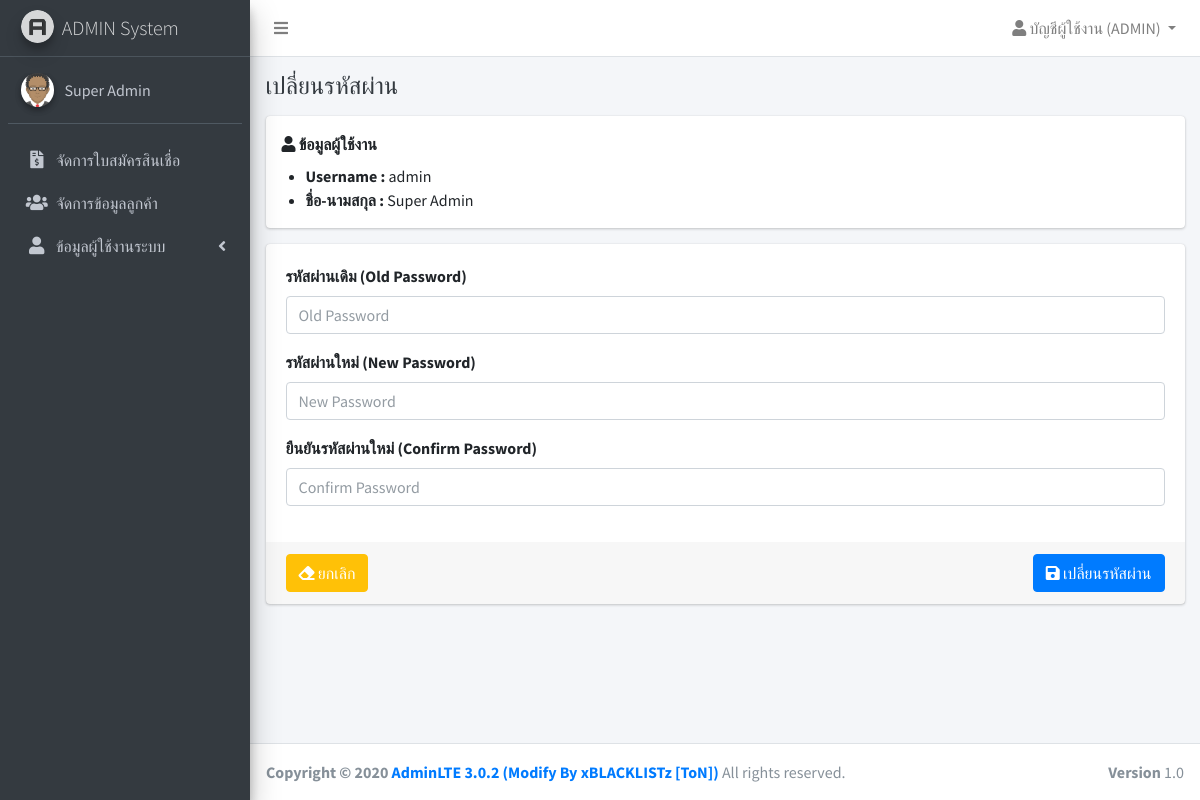
/admin/profile/password.php (signed in), run on the app's committed database.
### tables this page shows
CREATE TABLE `users` (
  `id` int(11) NOT NULL,
  `username` varchar(32) NOT NULL,
  `password` varchar(64) NOT NULL,
  `name` varchar(255) NOT NULL,
  `is_owner` int(1) NOT NULL,
  `role` varchar(10) NOT NULL,
  `created_at` timestamp NOT NULL DEFAULT current_timestamp(),
  `updated_at` timestamp NULL DEFAULT NULL ON UPDATE current_timestamp()
);

### app/SQLiManager.php (called while the page is built, shortened)
<?php
if(class_exists('SQLiManager') === false)
{
	class SQLiManager{
		var $table;
		var $field;
		var $condition;
		public function SQLiManager()
		{
			$this->connect = mysqli_connect(DB_HOST,DB_USER,DB_PASS,DB_NAME);
			$cs1 = "SET character_set_results=utf8";
			mysqli_query($this->connect,$cs1) or die('Error query: ' . mysqli_error($this->connect));
			$cs2 = "SET character_set_client = utf8";
			mysqli_query($this->connect,$cs2) or die('Error query: ' . mysqli_error($this->connect));
			$cs3 = "SET character_set_connection = utf8";
			mysqli_query($this->connect,$cs3) or die('Error query: ' . mysqli_error($this->connect));
			$this->field="*";
		}
		public function select()
		{
			$this->sql="SELECT $this->field FROM $this->table $this->condition";
			$result=mysqli_query($this->connect,$this->sql) or trigger_error(mysqli_error($this->connect),E_USER_ERROR);
			return $result;
		}
	}
}
?>

### app/check_auth.php (called while the page is built, shortened)
<?php
$sql = new SQLiManager();
if( !empty($_SESSION["admin"]) ){
	$sql->table = "users";
	$sql->field = "name, username";
	$sql->condition = "WHERE id={$_SESSION["admin"]}";
	$rsAuth = $sql->select();
}
if( !empty($rsAuth) ){
	if( mysqli_num_rows($rsAuth) <= 0 ){
		session_destroy();
		ob_clean();
		header("location:".URL);
	}
	else{
		$auth = mysqli_fetch_assoc($rsAuth);
	}
}

### admin/layouts/menu_init.php (called while the page is built)
<?php
$menu[] = ["label"=>"จัดการใบสมัครสินเชื่อ", "key"=>"borrows", "url"=>URL."admin/borrows", 'icon'=>'fas fa-file-invoice-dollar'];
$menu[] = ["label"=>"จัดการข้อมูลลูกค้า", "key"=>"customers", "url"=>URL."admin/customers", 'icon'=>'fa fa-users'];
$sub_admin[] = ["label"=>"ผู้ใช้งานระบบ (หลังบ้าน)", "key"=>"admins", "url"=>URL."admin/users", 'icon'=>''];
$sub_admin[] = ["label"=>"Sale Agents", "key"=>"users", "url"=>URL."admin/sales", 'icon'=>''];
$menu[] = ["label"=>"ข้อมูลผู้ใช้งานระบบ", "key"=>"admins", 'icon'=>'fa fa-user', "sub"=>$sub_admin];

### admin/profile/password.php (the view, shortened to what this page needs)
<?php
$_title = "เปลี่ยนรหัสผ่าน";
include("../layouts/header.php");
include($_pathURL."admin/layouts/navbar.php");
include($_pathURL."admin/layouts/menu.php");
$sql->table = "users";
$sql->condition = "WHERE id='{$_SESSION["admin"]}' LIMIT 1";
$query = $sql->select();
$result = mysqli_fetch_assoc($query);
?>
<div class="content-wrapper">
	<div class="content-header">
		<div class="container-fluid">
			<div class="row">
				<div class="col-sm-12">
					<div class="clearfix">
						<h4 class="m-0 text-dark float-left"><?= !empty($_title) ? $_title : "" ?></h4>
					</div>
				</div>
			</div>
		</div>
	</div>
	<section class="content">
		<div class="container-fluid">
			<div class="card">
				<label class="ml-3 mt-3"><i class="fa fa-user"></i> ข้อมูลผู้ใช้งาน</label>
				<ul>
					<li><span style="font-weight: bold;">Username :</span> <?=$result["username"]?></li>
					<li><span style="font-weight: bold;">ชื่อ-นามสกุล :</span> <?=$result["name"]?></li>
				</ul>
			</div>
			<div class="card">
				<form class="form-submit" action="<?=URL?>admin/profile/save.php?" method="POST">
					<div class="card-body">
						<div class="form-group">
							<label for="old_password">รหัสผ่านเดิม (Old Password)</label>
							<input type="password" class="form-control" id="old_password" name="old_password" placeholder="Old Password">
						</div>
						<div class="form-group">
							<label for="password">รหัสผ่านใหม่ (New Password)</label>
							<input type="password" class="form-control" id="password" name="password" placeholder="New Password">
						</div>
						<div class="form-group">
							<label for="password2">ยืนยันรหัสผ่านใหม่ (Confirm Password)</label>
							<input type="password" class="form-control" id="password2" name="password2" placeholder="Confirm Password">
						</div>
					</div>
					<div class="card-footer">
						<div class="clearfix">
							<button class="btn btn-warning float-left text-white" type="reset"><i class="fas fa-eraser"></i> ยกเลิก</button>
							<button type="submit" class="btn btn-primary btn-submit float-right">
								<i class="fa fa-save"></i> เปลี่ยนรหัสผ่าน
							</button>
						</div>
					</div>
				</form>
			</div>
		</div>
	</section>
</div>
<?php
include($_pathURL."admin/layouts/footer.php");
?>

### admin/layouts/navbar.php (shortened to what this page needs)
<nav class="main-header navbar navbar-expand navbar-white navbar-light">
	<ul class="navbar-nav">
		<li class="nav-item">
			<a class="nav-link" data-widget="pushmenu" href="#"><i class="fas fa-bars"></i></a>
		</li>
	</ul>
	<ul class="navbar-nav ml-auto">
		<li class="nav-item dropdown">
			<a class="nav-link dropdown-toggle" href="#" id="navbarDropdown" role="button" data-toggle="dropdown" aria-haspopup="true" aria-expanded="false">
				<i class="fa fa-user"></i> บัญชีผู้ใช้งาน (<?=strtoupper($auth["username"])?>)
			</a>
		</li>
	</ul>
</nav>

### admin/layouts/menu.php (shortened to what this page needs)
<aside class="main-sidebar sidebar-dark-primary elevation-4">
	<a href="index3.html" class="brand-link">
		<img src="<?=IMAGES?>/AdminLTELogo.png" alt="AdminLTE Logo" class="brand-image img-circle elevation-3"
		style="opacity: .8">
		<span class="brand-text font-weight-light">ADMIN System</span>
	</a>
	<div class="sidebar">
		<div class="user-panel mt-3 pb-3 mb-3 d-flex">
			<div class="image">
				<img src="<?=IMAGES?>/avatar.png" class="img-circle elevation-2" alt="User Image">
			</div>
			<div class="info">
				<a href="" class="d-block"><?=$auth["name"]?></a>
			</div>
		</div>
          <?php include("menu_init.php"); ?>
		<nav class="mt-2">
			<ul class="nav nav-pills nav-sidebar flex-column" data-widget="treeview" role="menu" data-accordion="false">
               <?php
               foreach ($menu as $key => $value) {
                    if( empty($value["sub"]) ){
                         ?>
                         <li class="nav-item">
                              <a href="<?=$value["url"]?>?page=<?=$value['key']?>" class="nav-link <?= $value['key'] == $_GET['page'] ? "active" : "" ?>">
                                   <i class="nav-icon <?=$value["icon"]?>"></i>
                                   <p>
                                        <?=$value["label"]?>
                                   </p>
                              </a>
                         </li>
                         <?php
                    }
                    else{
                         ?>
                         <li class="nav-item has-treeview <?= $value['key'] == $_GET['page'] ? "menu-open" : "" ?>">
                              <a href="#" class="nav-link <?= $value['key'] == $_GET['page'] ? "active" : "" ?>">
                                   <i class="nav-icon <?=$value["icon"]?>"></i>
                                   <p>
                                        <?=$value["label"]?>
                                        <i class="right fas fa-angle-left"></i>
                                   </p>
                              </a>
                         </li>
                         <?php
                    }
               }
               ?>
          </ul>
      </nav>
  </div>
</aside>

### data on the page
users: username "ADMIN", name "Super Admin", username "admin"

### other printed values
$value["label"] "จัดการใบสมัครสินเชื่อ"
$value["label"] "จัดการข้อมูลลูกค้า"
$value["label"] "ข้อมูลผู้ใช้งานระบบ"
$_title "เปลี่ยนรหัสผ่าน"
